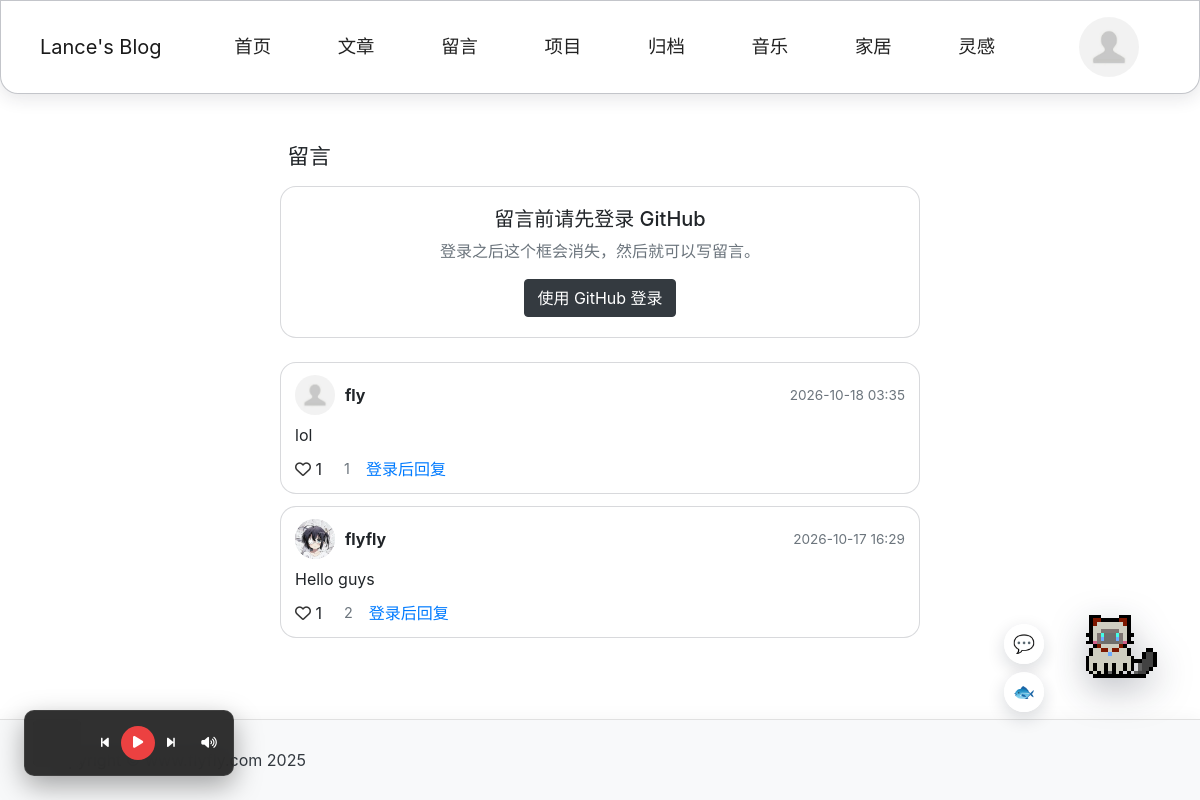
Page /message/message-list/ on the committed database.
### message/models.py (models this page shows, shortened)
class Message(models.Model):
    author = models.ForeignKey(
        User,
        on_delete=models.CASCADE,
        related_name='messages'
    )
    body = models.TextField()
    parent = models.ForeignKey(
        'self',
        on_delete=models.CASCADE,
        null=True,
        blank=True,
        related_name='children'
    )
    likes = models.ManyToManyField(
        User,
        blank=True,
        related_name='liked_messages'
    )
    created = models.DateTimeField(default=timezone.now)
    class Meta:
        ordering = ('-created',)
    def _github_data(self):
        account = self.author.socialaccount_set.filter(provider='github').first()
        if not account:
            return {}
        return account.extra_data or {}
    def author_name(self):
        data = self._github_data()
        return data.get('login') or data.get('name') or self.author.username
    def reply_list(self):
        return self.children.all().order_by('created')
    def author_avatar(self):
        data = self._github_data()
        if data.get('avatar_url'):
            return data['avatar_url']
        profile = getattr(self.author, 'profile', None)
        if profile and profile.avatar:
            return profile.avatar.url
        return ''

### userprofile/models.py (models this page shows, shortened)
class Profile(models.Model):
    user = models.OneToOneField(User, on_delete=models.CASCADE, related_name='profile')
    phone = models.CharField(max_length=20, blank=True)
    avatar = models.ImageField(upload_to='avatar/%Y%m%d/', blank=True)
    bio = models.TextField(max_length=500, blank=True)

### message/views.py (the view)
# urls.py: path('message-list/', views.message_list, name='message_list'),
def message_list(request):
    messages = (
        Message.objects.filter(parent__isnull=True)
        .select_related('author')
        .prefetch_related(
            'likes',
            'children',
            'children__author',
            'children__likes',
            'children__children',
        )
    )
    visitor_name = ''
    visitor_avatar = ''
    if request.user.is_authenticated:
        visitor_name, visitor_avatar = visitor_profile(request.user)
    context = {
        'messages': messages,
        'message_form': MessageForm(),
        'visitor_name': visitor_name,
        'visitor_avatar': visitor_avatar,
    }
    return render(request, 'message/list.html', context)

### workstation/context_processors.py (called while the page is built)
def site_appearance(request):
    try:
        appearance = SiteAppearance.get_solo()
        return {
            "site_appearance": {
                "background": appearance.background or "",
                "blur": appearance.blur,
                "season": appearance.season,
            }
        }
    except Exception:
        return {
            "site_appearance": {
                "background": "",
                "blur": 0,
                "season": False,
            }
        }

### workstation/models.py (called while the page is built)
    @classmethod
    def get_solo(cls):
        obj = cls.objects.first()
        if obj is None:
            obj = cls.objects.create()
        return obj

### templates/message/list.html (shortened to what this page needs)
{% extends "base.html" %}
{% load static %}
{% block content %}
<link rel="stylesheet" href="{% static 'site/message.css' %}?v=2">
<div class="container" style="padding-top: 24px; padding-bottom: 48px;">
    <div class="message-column">
    <h4 class="message-page-title">留言</h4>
    {% if not user.is_authenticated %}
    <div class="message-login-box">
        <h5>留言前请先登录 GitHub</h5>
        <p class="text-muted">登录之后这个框会消失，然后就可以写留言。</p>
        <a class="btn btn-dark" href="/accounts/github/login/?next={{ request.path }}">使用 GitHub 登录</a>
    </div>
    {% endif %}
    <div class="mt-4">
        {% for message in messages %}
            {% include "message/item.html" with message=message %}
        {% empty %}
            <p class="text-muted">还没有留言。</p>
        {% endfor %}
    </div>
    </div>
</div>
{% endblock content %}

### templates/message/item.html (shortened to what this page needs)
{% load static %}
<div class="message-card">
    <div class="message-meta">
        {% if message.author_avatar %}
            <img src="{{ message.author_avatar }}" alt="{{ message.author_name }}">
        {% else %}
            <img src="{% static 'media/default-avatar.png' %}" alt="{{ message.author_name }}">
        {% endif %}
        <strong>{{ message.author_name }}</strong>
        <span class="message-time">{{ message.created|date:"Y-m-d H:i" }}</span>
    </div>
    <div class="message-body">{{ message.body }}</div>
    <div class="message-actions">
        <form method="post" action="{% url 'message:message_like' message.id %}">
            <button type="submit" title="点赞">
                {% if user.is_authenticated and user in message.likes.all %}
                <i class="fa-solid fa-heart"></i>
                {% else %}
                <i class="fa-regular fa-heart"></i>
                {% endif %}
            </button>
            <span>{{ message.likes.count }}</span>
        </form>
        <button
            type="button"
            class="message-reply-toggle"
            data-replies="replies-{{ message.id }}"
            aria-expanded="false"
            title="展开回复"
        >
            {% if message.children.count %}<span class="message-reply-count">{{ message.children.count }}</span>{% endif %}
        </button>
        {% if not user.is_authenticated %}
        <a href="/accounts/github/login/?next={{ request.path }}">登录后回复</a>
        {% endif %}
    </div>
</div>

### static/site/message.css (style rules this page uses)
.message-login-box, .message-card, .message-typebox { border: 1px solid rgba(40, 48, 64, 0.18); border-radius: 16px; background: #fff; }
.message-column { width: min(640px, 100%); margin: 0 auto; }
.message-page-title { display: flex; align-items: center; gap: 0.35em; margin-bottom: 16px; font-size: 1.35rem; }
.message-login-box { padding: 20px 18px; margin-bottom: 16px; text-align: center; }
.message-body { width: 100%; height: auto; white-space: pre-wrap; overflow: visible; }
.message-card { padding: 12px 14px; margin-bottom: 12px; }
.message-time { margin-left: auto; color: #6c757d; font-size: 0.85rem; white-space: nowrap; }
.message-meta { display: flex; align-items: center; gap: 10px; margin-bottom: 8px; }
.message-meta img, .message-avatar-fallback { width: 40px; height: 40px; border-radius: 50%; object-fit: cover; background: #e9ecef; flex: 0 0 auto; }
.message-actions { display: flex; align-items: center; gap: 16px; margin-top: 10px; }
.message-actions form, .message-reply-form { display: inline; margin: 0; }
.message-actions button, .message-reply-toggle, .message-more-toggle { border: 0; background: transparent; padding: 0; color: #333; cursor: pointer; }
.message-reply-toggle { display: inline-flex; align-items: center; gap: 6px; transition: color 0.2s, transform 0.2s; }
.message-reply-count { font-size: 0.9rem; color: #6c757d; }

### templates/footer.html (style rules this page uses)
html { scroll-behavior: smooth; overflow-x: clip; }
body.site-body { min-height: 100vh; display: flex; flex-direction: column; overflow-x: clip; width: 100%; }

### rows in the picture
Message: author_name "fly", created "2026-10-18 03:35", body "lol", likes.count "1", children.count "1"
Message: author_avatar (picture), author_name "flyfly", created "2026-10-17 16:29", body "Hello guys", likes.count "1", children.count "2"
